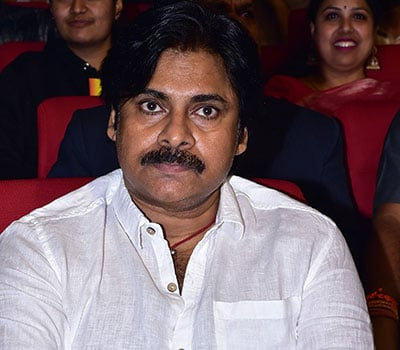
#> input picture test_image/pk-at-bro-pre-release-eventthumb.jpg, 400 x 350 px, found by its file name
$ jupyter execute --allow-errors Image_classification_model.ipynb   (shell and % lines are left out)
#> lines starting #> are read from the running program, lines starting #| are printed output that depends on the picture
[cell 1]
import numpy as np
import matplotlib
import cv2
from matplotlib import pyplot as plt

[cell 2]
img = cv2.imread("C:\\Users\\CHANDU\machine learning project\\model\\test_image\\pk-at-bro-pre-release-eventthumb.jpg")
#> img is the input picture: shape (350, 400, 3); mean B, G, R 99.5, 93.8, 113.6
img.shape
#> Out = (350, 400, 3)

[cell 3]
plt.imshow(img)

[cell 4]
gray = cv2.cvtColor(img,cv2.COLOR_BGR2GRAY)
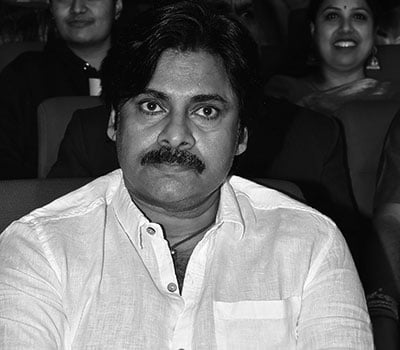
#> gray: shape (350, 400); min 0, max 255, mean 100.4
gray.shape
#> Out = (350, 400)

[cell 5]
plt.imshow(gray)

[cell 6]
face = cv2.CascadeClassifier("C:/Users/CHANDU/machine learning project/model/opencv/haarcascades/haarcascade_frontalface_default.xml")
eye = cv2.CascadeClassifier("C:/Users/CHANDU/machine learning project/model/opencv/haarcascades/haarcascade_eye.xml")
faces = face.detectMultiScale(gray,1.3,5)
#> faces = [[111, 56, 135, 135]]
faces
#> Out = [[111, 56, 135, 135]]

[cell 7]
(x,y,w,h) = faces[0]
#> x = 111; y = 56; w = 135; h = 135
x,y,w,h
#> Out = (111, 56, 135, 135)

[cell 8]
face_img = cv2.rectangle(img,(x,y),(x+w,y+h),(200,0,0),2)
plt.imshow(face_img)

[cell 9]
cv2.destroyAllWindows()
for (x,y,w,h) in faces:
    face_img = cv2.rectangle(img,(x,y),(x+w,y+h),(255,0,0),2)
    roi_gray = gray[y:y+h, x:x+w]
    roi_color = face_img[y:y+h, x:x+w]
    eyes = eye.detectMultiScale(roi_gray)
    for (ex,ey,ew,eh) in eyes:
        cv2.rectangle(roi_color,(ex,ey),(ex+ew,ey+eh),(0,255,0),2)
#> this loop made 1 pass
#> (x, y, w, h, eyes) on pass 1: (111, 56, 135, 135, [[21, 33, 35, 35], [76, 35, 38, 38]])
#> pass 1, `face_img = cv2.rectangle(img,(x,y),(x+w,y+h),(255,0,0),2)`:
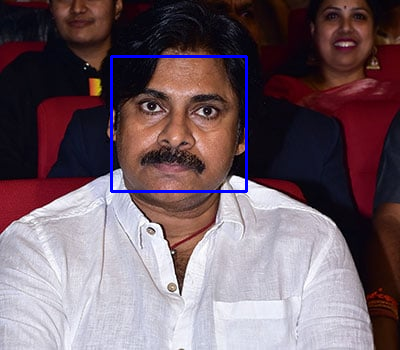
#> face_img: shape (350, 400, 3); mean B, G, R 101.7, 93.1, 112.7
#> pass 1, `roi_gray = gray[y:y+h, x:x+w]`:
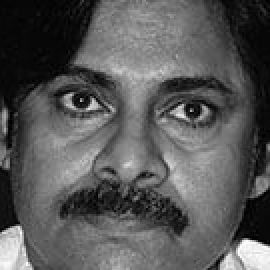
#> roi_gray: shape (135, 135) (shown 2 times larger); min 0, max 254, mean 87.4
#> after the loop:
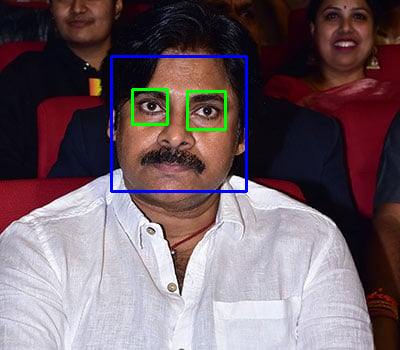
#> img: shape (350, 400, 3); mean B, G, R 101.2, 94.1, 111.8
#> after the loop:
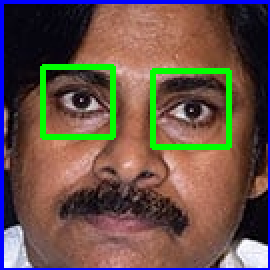
#> roi_color: shape (135, 135, 3) (shown 2 times larger); mean B, G, R 73.6, 82.8, 103.7


plt.figure()
plt.imshow(face_img, cmap='gray')
plt.show()

[cell 10]
plt.imshow(roi_color,cmap='gray')

[cell 11]
def croped_img(image_path):
#> called with image_path = './test_image/001-14-2.jpg'
    img = cv2.imread(image_path)
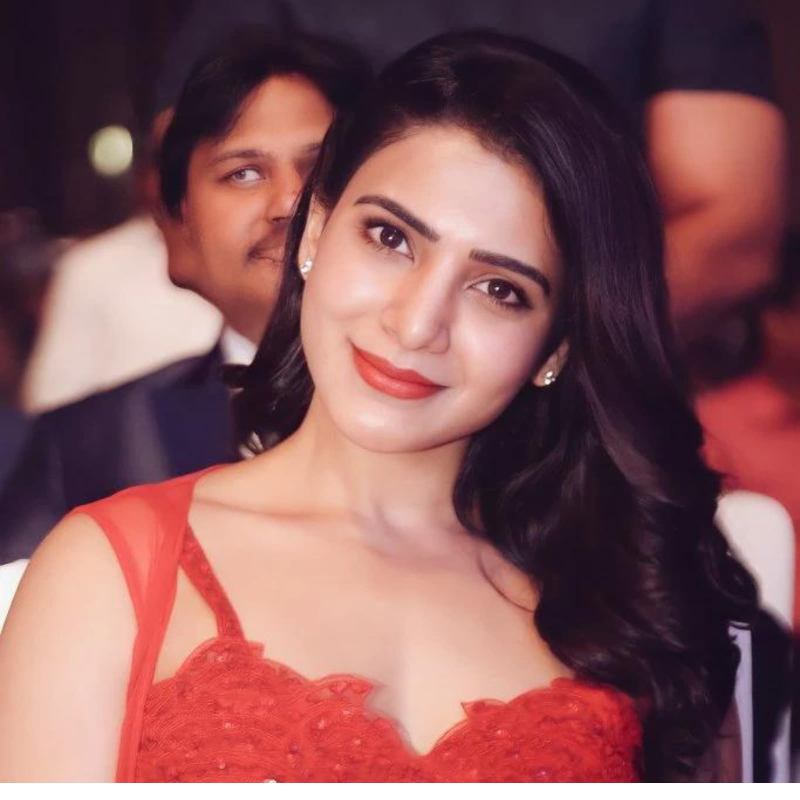
#> input picture test_image/001-14-2.jpg, 1600 x 1600 px (shown at 1/2 size)
#> img is the input picture: shape (1600, 1600, 3); mean B, G, R 90.4, 87.5, 135.8
    if img is None :
        return None
    gray = cv2.cvtColor(img,cv2.COLOR_BGR2GRAY)
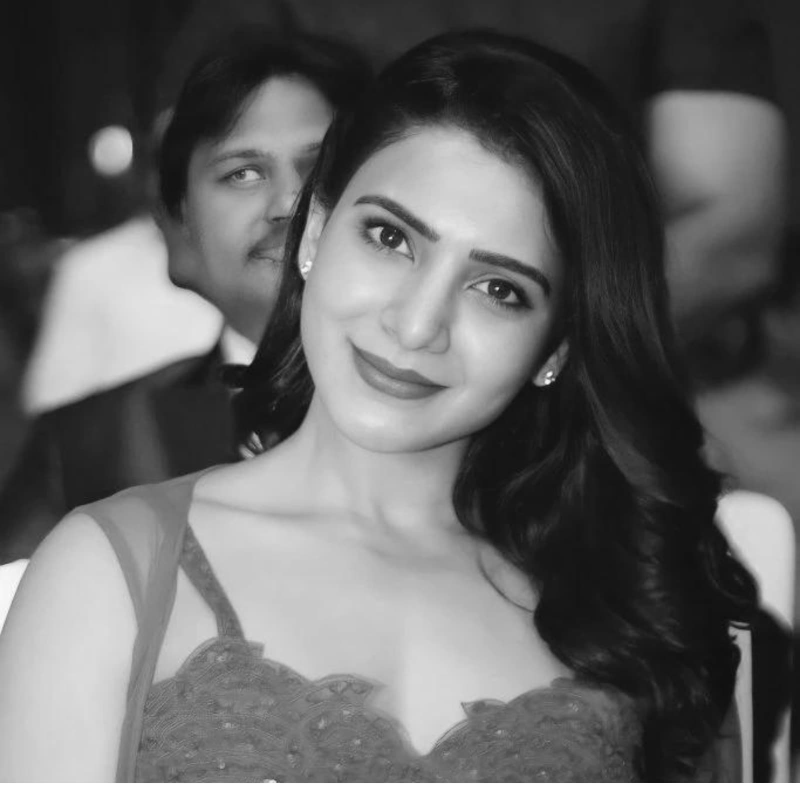
#> gray: shape (1600, 1600) (shown at 1/2 size); min 12, max 255, mean 102.3
    faces = face.detectMultiScale(gray,1.3,5)
#> faces = [[512, 241, 703, 703]]
    for (x,y,w,h) in faces :
        roi_gray = gray[y:y+h,x:x+w]
        roi_color = img[y:y+h,x:x+w]
        eyes = eye.detectMultiScale(roi_gray)
        if len(eyes)>=2:
            return roi_color
#> this loop made 1 pass
#> pass 1, in croped_img, `roi_color = img[y:y+h,x:x+w]`:
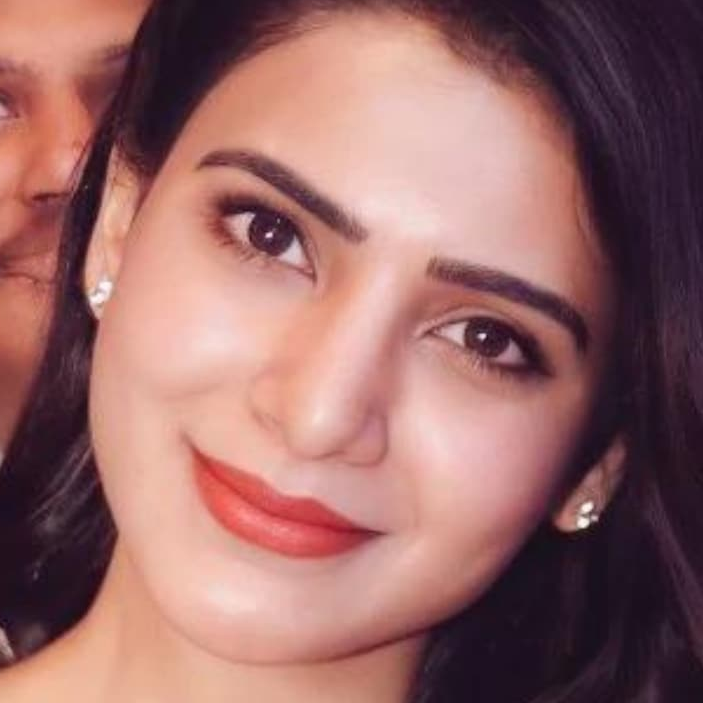
#> roi_color: shape (703, 703, 3); mean B, G, R 102.9, 104.6, 151.3

[cell 12]
crop = croped_img('./test_image/001-14-2.jpg')
plt.imshow(crop)

[cell 13]
path_to_data="./datasets"
path_to_cr_data="./datasets/cropped/"

[cell 14]
import os
img_dirs =[]
for entry in os.scandir(path_to_data):
    if entry.is_dir():
        img_dirs.append((entry.path).replace('\\','/'))

[cell 15]
img_dirs

[cell 16]
import shutil
if os.path.exists(path_to_cr_data):
     shutil.rmtree(path_to_cr_data)
os.mkdir(path_to_cr_data)

[cell 17]
cropped_image_dirs = []
celebrity_file_names_dict = {}

for img_dir in img_dirs :
    count = 1
    celebrity_name = img_dir.split('/')[-1]
    print(celebrity_name)

    celebrity_file_names_dict[celebrity_name] = []

    for entry in os.scandir(img_dir):
        roi_color = croped_img(entry.path)
        if roi_color is not None :
            cropped_folder = path_to_cr_data + celebrity_name
            if not os.path.exists(cropped_folder):
                os.makedirs(cropped_folder)
                cropped_image_dirs.append(cropped_folder)
                print("Generating cropped images in folder: ",cropped_folder)

            cropped_file_name = celebrity_name + str(count) + ".png"
            cropped_file_path = cropped_folder + "/" + cropped_file_name

            cv2.imwrite(cropped_file_path,roi_color)
            celebrity_file_names_dict[celebrity_name].append(cropped_file_path)
            count +=1

[cell 18]
celebrity_file_names_dict.items()

[cell 19]
import pywt

[cell 20]
def w2d(img, mode='haar', level=1):
#> called with mode = 'db1', level = 5
    imArray = img
    #Datatype conversions
    #convert to grayscale
    imArray = cv2.cvtColor( imArray,cv2.COLOR_RGB2GRAY )
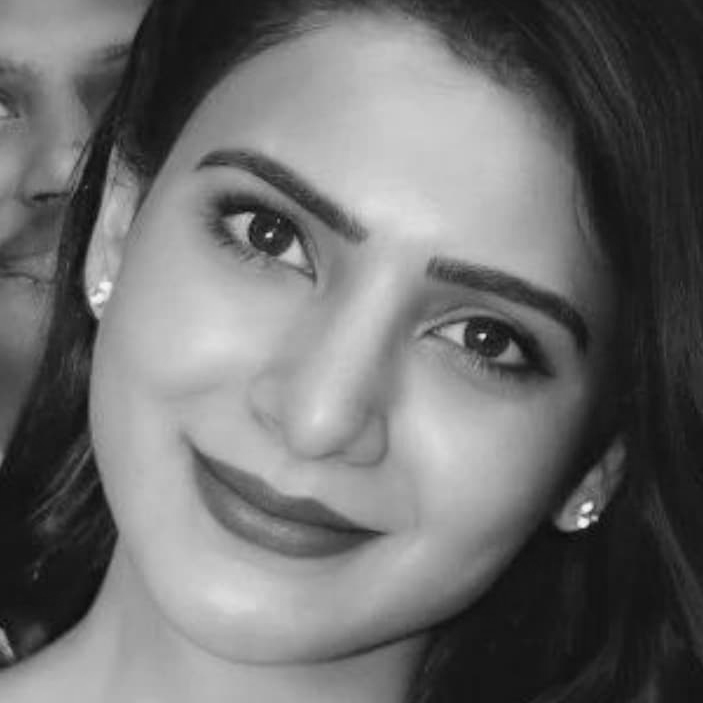
#> imArray: shape (703, 703); min 11, max 246, mean 109.4
    #convert to float
    imArray =  np.float32(imArray)
    imArray /= 255;
    # compute coefficients
    coeffs=pywt.wavedec2(imArray, mode, level=level)
#> coeffs = 6 items

    #Process Coefficients
    coeffs_H=list(coeffs)
#> coeffs_H = 6 items
    coeffs_H[0] *= 0;

    # reconstruction
    imArray_H=pywt.waverec2(coeffs_H, mode);
    imArray_H *= 255;
    imArray_H =  np.uint8(imArray_H)
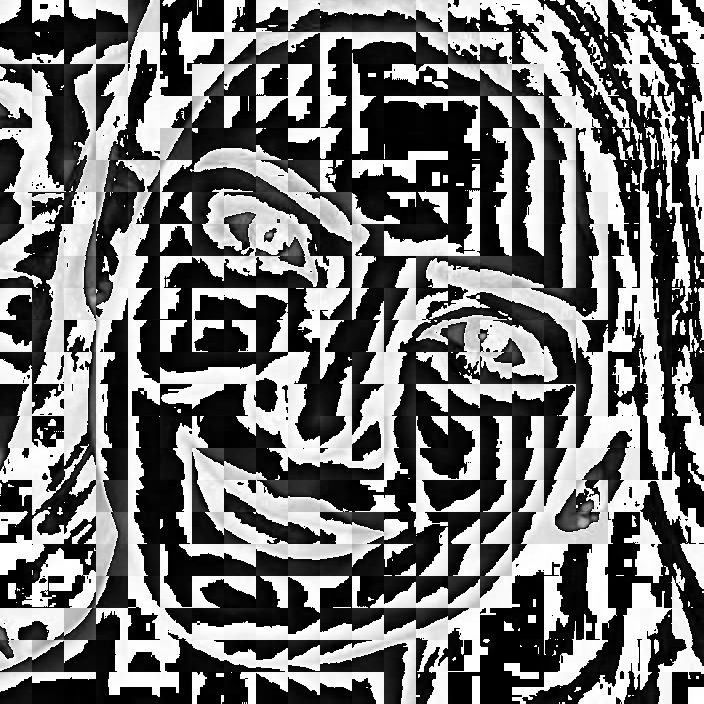
#> imArray_H: shape (704, 704); min 0, max 255, mean 114.9

    return imArray_H

[cell 21]
im_har = w2d(crop,'db1',5)
plt.imshow(im_har,cmap = 'gray')

[cell 22]
class_dict = {}
count = 0
for celebrity_name in celebrity_file_names_dict.keys():
    class_dict[celebrity_name] = count
    count +=1
class_dict
